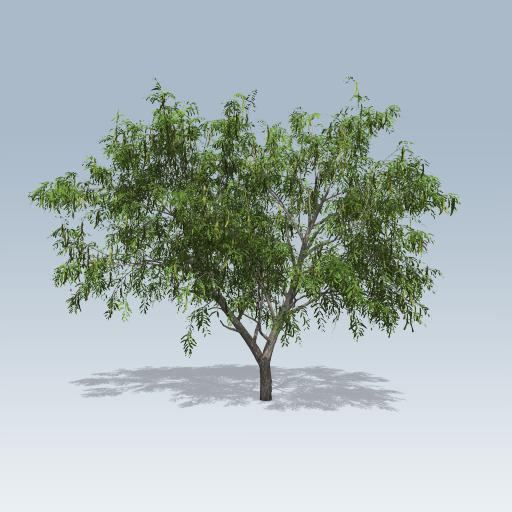
#> input picture plantImages/112.jpg, 512 x 512 px
$ python -i backgroundsubtract.py   (imports and definitions only)   (older library calls are emulated)
#> lines starting #> are read from the running program, lines starting #| are printed output that depends on the picture; after the words box and inside, x2 and y2 are one past the last pixel; in counts of white or black regions, pixels touching at a corner belong together
#> further down, picture is the input picture: shape (512, 512, 3); mean B, G, R 181.1, 181.2, 169.1
import os
import cv2
import numpy as np
from matplotlib import pyplot as plt

# this script will do some further background subtraction for our preprocessing
# interesting backgrounds are making it passed standard cv2 thresholding and bringing a lot of noise to binary images

# following function finds the correct shape contour by taking any coordinate point of the img (default - centerpoint)
# and checks whether the current contour contains that point or not. Returns the index of the correct contour
def find_contour(cnts, img):
    contains = []
    y_ri, x_ri, _ = img.shape
    for cc in cnts:
        yn = cv2.pointPolygonTest(cc, (x_ri // 2, y_ri // 2), False)
        contains.append(yn)
    val = [contains.index(temp) for temp in contains if temp > 0]
    print(contains)
    return val[0]

'''
def remove_shadows(image: np.ndarray) -> np.ndarray:
    rgbPlanes = cv2.split(image)
    resultPlanes = []
    resultNormalPlanes = []
    for plane in rgbPlanes:
        dilatedImg = cv2.dilate(plane, np.ones((7, 7), np.uint8))
        bgImg = cv2.medianBlur(dilatedImg, 21)
        diffImg = 255 - cv2.absdiff(plane, bgImg)
        normImg = cv2.normalize(diffImg, None, alpha=0, beta=255, norm_type=cv2.NORM_MINMAX, dtype=cv2.CV_8UC1)
        resultPlanes.append(diffImg)
        resultNormalPlanes.append(normImg)
    result = cv2.merge(resultPlanes)
    resultNormal = cv2.merge(resultNormalPlanes)
    plt.imshow(result)
    plt.show(block=True)
    plt.imshow(resultNormal)
    plt.show(block=True)
    return resultNormal
'''

def subtract_background(image: np.ndarray):
    img = cv2.cvtColor(image, cv2.COLOR_BGR2RGB)
    # plt.imshow(img, cmap='Greys_r')
    # plt.show(block=True)

    gsImg = cv2.cvtColor(img, cv2.COLOR_RGB2GRAY)
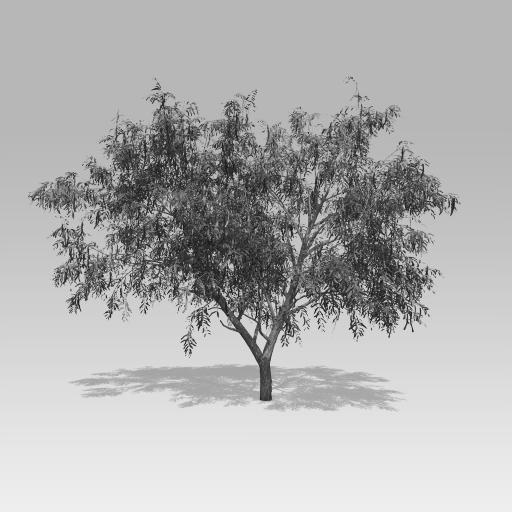
#> gsImg: shape (512, 512); min 2, max 248, mean 177.6
    # plt.imshow(gsImg, cmap='Greys_r')

    blur = cv2.GaussianBlur(gsImg, (55, 55), 0)
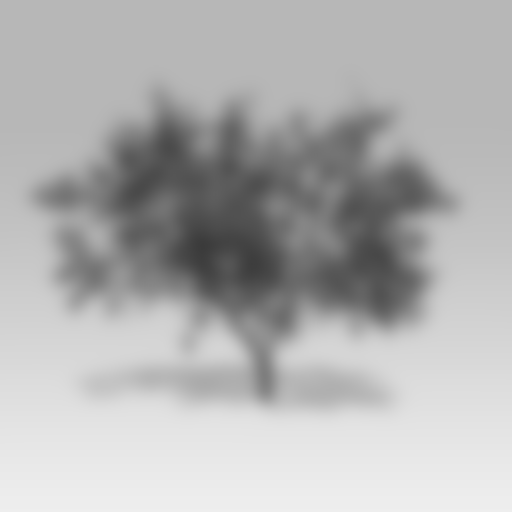
#> blur: shape (512, 512); min 59, max 238, mean 177.6
    # plt.imshow(blur, cmap='Greys_r')
    # plt.show(block=True)

    retOtsu, imgOtsu = cv2.threshold(blur, 0, 255, cv2.THRESH_BINARY_INV + cv2.THRESH_OTSU)
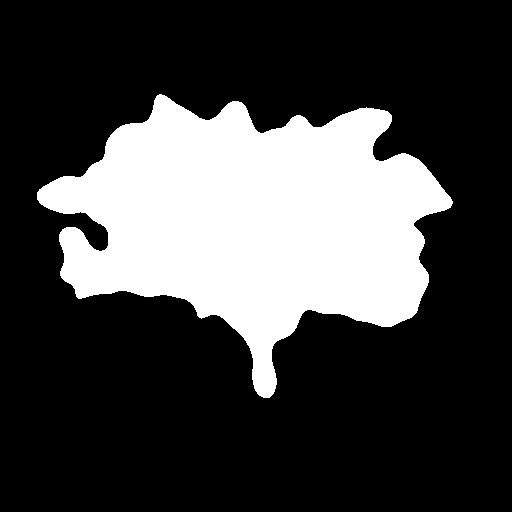
#> imgOtsu: shape (512, 512); 26.3% white; 1 white region, box (x1, y1, x2, y2) and area: (37, 94, 453, 398) 68836
#> retOtsu = 156
    # plt.imshow(imgOtsu, cmap='Greys_r')
    # plt.show(block=True)

    tempKernel = np.ones((10, 10), np.uint8)
    closedImg = cv2.morphologyEx(imgOtsu, cv2.MORPH_CLOSE, tempKernel)
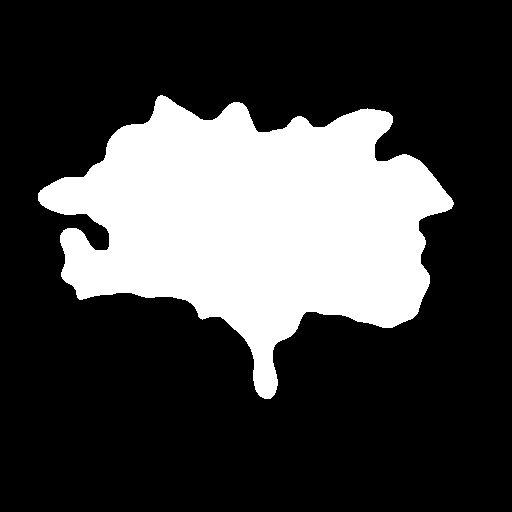
#> closedImg: shape (512, 512); 26.3% white; 1 white region
    # plt.imshow(closedImg, cmap='Greys_r')

    # contours
    contours, _ = cv2.findContours(closedImg, cv2.RETR_TREE, cv2.CHAIN_APPROX_SIMPLE)
#> contours = 1 contour; box (x1, y1, x2, y2) and area: (38, 95, 454, 399) 68286

    # creating a mask image for background subtraction using the contour
    x, y = closedImg.shape
#> x = 512; y = 512

    black_img = np.empty([x, y, 3], dtype=np.uint8)
    black_img.fill(0)
#> black_img: shape (512, 512, 3); every value is 0
    # plt.imshow(black_img, cmap='Greys_r')
    # plt.show(block=True)

    index = find_contour(contours, img)
#> the loop in find_contour, `for cc in cnts:` made 1 pass
#> yn on pass 1: 1
#> after the loop in find_contour, `for cc in cnts:`: contains = [1]
#> in find_contour, `val = [contains.index(temp) for temp in contains if temp > 0]`: val = [0]
#| [1.0]
#> index = 0
    cnt = contours[index]
#> cnt = contour of 643 points, box (x1, y1, x2, y2) (38, 95, 454, 399), area 68286
    mask = cv2.drawContours(black_img, [cnt], 0, (255, 255, 255), -1)
#> mask: shape (512, 512, 3); 26.3% white; 1 white region, box (x1, y1, x2, y2) and area: (38, 95, 454, 399) 68951
    # plt.imshow(mask)
    # plt.show(block=True)

    return mask, cnt

>>> import cv2
>>> picture = cv2.imread('plantImages/112.jpg')
>>> result = subtract_background(picture)
